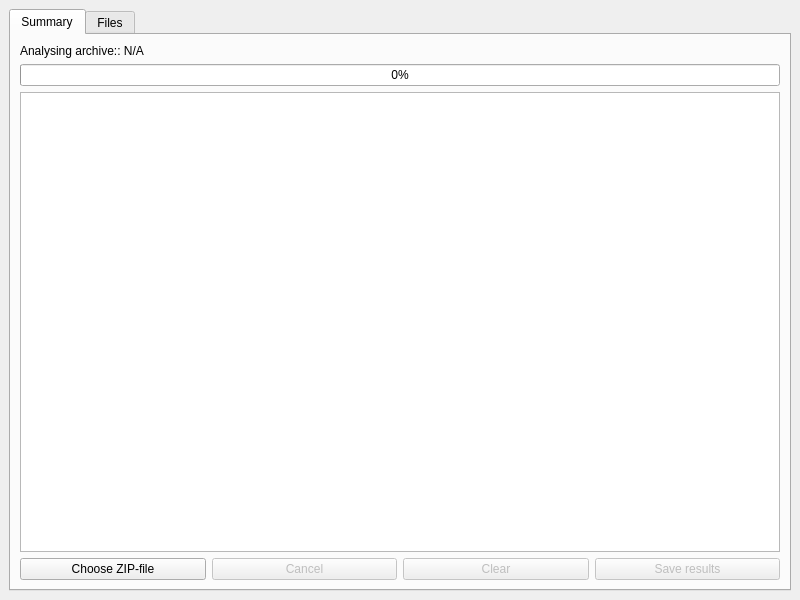
<?xml version="1.0" encoding="UTF-8"?>
<ui version="4.0">
 <class>MainWindow</class>
 <widget class="QMainWindow" name="MainWindow">
  <property name="geometry">
   <rect>
    <x>0</x>
    <y>0</y>
    <width>800</width>
    <height>600</height>
   </rect>
  </property>
  <property name="windowTitle">
   <string>ZipScout</string>
  </property>
  <widget class="QWidget" name="centralwidget">
   <layout class="QVBoxLayout" name="verticalLayout">
    <item>
     <widget class="QTabWidget" name="tabWidget">
      <property name="currentIndex">
       <number>0</number>
      </property>
      <widget class="QWidget" name="summaryTab">
       <attribute name="title">
        <string>Summary</string>
       </attribute>
       <layout class="QVBoxLayout" name="verticalLayout_2">
        <item>
         <widget class="QLabel" name="fileLabel">
          <property name="text">
           <string>Analysing archive:: N/A</string>
          </property>
         </widget>
        </item>
        <item>
         <widget class="QProgressBar" name="progressBar">
          <property name="value">
           <number>0</number>
          </property>
         </widget>
        </item>
        <item>
         <widget class="QPlainTextEdit" name="logTextEdit">
          <property name="readOnly">
           <bool>true</bool>
          </property>
         </widget>
        </item>
        <item>
         <layout class="QHBoxLayout" name="horizontalLayout">
          <item>
           <widget class="QPushButton" name="selectFileButton">
            <property name="text">
             <string>Choose ZIP-file</string>
            </property>
           </widget>
          </item>
          <item>
           <widget class="QPushButton" name="cancelButton">
            <property name="enabled">
             <bool>false</bool>
            </property>
            <property name="text">
             <string>Cancel</string>
            </property>
           </widget>
          </item>
          <item>
           <widget class="QPushButton" name="clearButton">
            <property name="enabled">
             <bool>false</bool>
            </property>
            <property name="text">
             <string>Clear</string>
            </property>
           </widget>
          </item>
          <item>
           <widget class="QPushButton" name="saveButton">
            <property name="enabled">
             <bool>false</bool>
            </property>
            <property name="text">
             <string>Save results</string>
            </property>
           </widget>
          </item>
         </layout>
        </item>
       </layout>
      </widget>
      <widget class="QWidget" name="filesTab">
       <attribute name="title">
        <string>Files</string>
       </attribute>
       <layout class="QVBoxLayout" name="verticalLayout_3">
        <item>
         <widget class="QTableView" name="filesTableView"/>
        </item>
       </layout>
      </widget>
     </widget>
    </item>
   </layout>
  </widget>
 </widget>
 <resources/>
 <connections/>
</ui>
